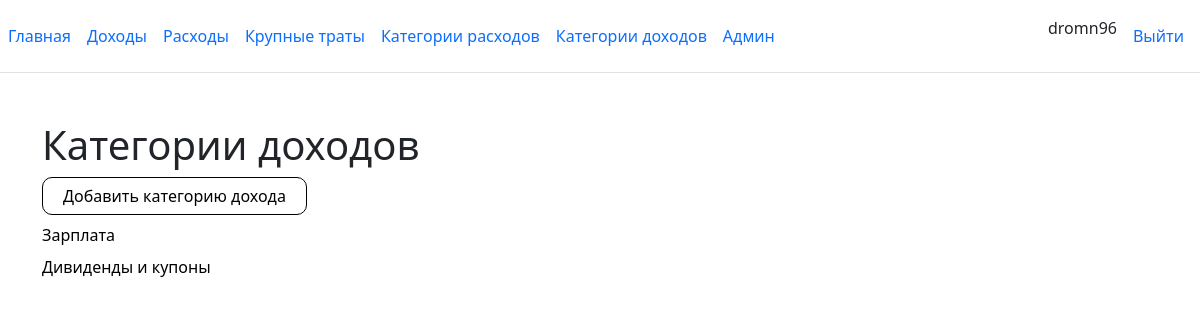
Screenshot of /incomes/category (signed in) with the database file from the repository.
### core/models.py (models this page shows, shortened)
class CategoryIncome(models.Model):
    category_name = models.CharField(max_length=255, verbose_name='Категория расходов')
    category_place_on_the_list = models.IntegerField(verbose_name='Номер в списке')
    class Meta:
        verbose_name = 'Категория дохода'
        verbose_name_plural = 'Категории доходов'

### core/views.py (the view)
# urls.py: path('incomes/category', incomes_category),
def incomes_category(request):
    income_category_list = CategoryIncome.objects.all()
    context = {'income_category_list': income_category_list}
    return render(request, 'incomes_category.html', context)

### templates/incomes_category.html
    {% extends 'base.html' %}
    {% load static %}
    {% block content %}
<link rel="stylesheet" href="{% static 'css/base.css' %}">
<h1>Категории доходов</h1>
<button><a href="/incomes/category/add" class="nav-link px-2">Добавить категорию дохода</a></button>
{% for category in income_category_list %}
    <ul class="nav col-12 col-md-auto mt-2 justify-content-left mb-md-0">
<li><a href="/incomes?category={{category.category_place_on_the_list}}">{{ category.category_name }}</a></li>
    </ul>
{% endfor %}
    {% endblock %}

### templates/base.html (shortened to what this page needs)
{% load static %}
<!doctype html>
<html lang="en" class="h-100">
<head>
    <link rel="stylesheet" href="{% static 'css/base.css' %}">
    <link rel="stylesheet" href="{% static 'bootstrap/css/bootstrap.min.css' %}">
    <link rel="stylesheet" href="{% static 'css/mermaid.min.css' %}">
    <link rel="stylesheet" href="{% static 'css/gridjs.css' %}">
</head>
<body class="d-flex flex-column h-100">
    <header class="d-flex flex-wrap align-items-center justify-content-center justify-content-md-between py-3 mb-4 border-bottom">
    <ul class="nav col-12 col-md-auto mb-2 justify-content-left mb-md-0">
    <li><a href="/" class="nav-link px-2">Главная</a></li>
        {% if request.user.is_authenticated %}
    <li><a href="/incomes" class="nav-link px-2">Доходы</a></li>
    <li><a href="/expenses" class="nav-link px-2">Расходы</a></li>
    <li><a href="/huge_expenses" class="nav-link px-2">Крупные траты</a></li>
    <li><a href="/expenses/category" class="nav-link px-2">Категории расходов</a></li>
    <li><a href="/incomes/category" class="nav-link px-2">Категории доходов</a></li>
    {% if request.user.is_staff %}
        <li><a href="/admin" class="nav-link px-2">Админ</a></li>
        {% endif %}
        </ul>
    <ul class="nav col-12 col-md-auto mb-2 justify-content-right mb-md-0">
    <li class="nav-item">{{request.user.username}}</li>
        <li class="nav-item"><a href="{% url 'logout' %}" class="nav-link">Выйти</a></li>
        {% else %}
        <li class="nav-item"><a href="{% url 'login' %}" class="nav-link">Войти</a></li>
        {% endif %}
    </ul>
    </header>
    <main class="container-fluid">
            <div class="{% block content_container_class %}container py-4{% endblock %}">
    {% block content %}
     {% endblock %}
      </div>
    </main>
</body>
</html>

### static/css/base.css (style rules this page uses)
a { text-decoration: none; color: black; }
button { padding: 0.375rem 0.75rem; border-radius: 10px; background-color: white; border: 1px solid black; font-size: 1rem }

### rows the page displays
CategoryIncome: category_name "Зарплата"
CategoryIncome: category_name "Дивиденды и купоны"

### other values shown
{{ request.user.username }} "dromn96"
